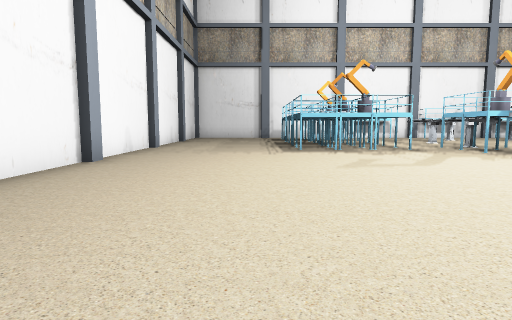
[1] (above)

24 first-person views from a walk through a level from a Godot 3-D game. The camera is 1.4 m above the floor, tilts 6° down and sees 75° across. The floor is counted in squares, 2 m on a side. Each view is taken from the middle of a square. On the plan, view 1 faces up. The plan holds only what a view shows up to about 10 squares ahead; the rest is blank. Some surface patterns are stand-ins.

[2]
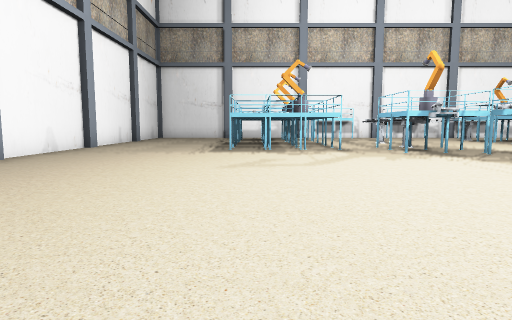

[3]
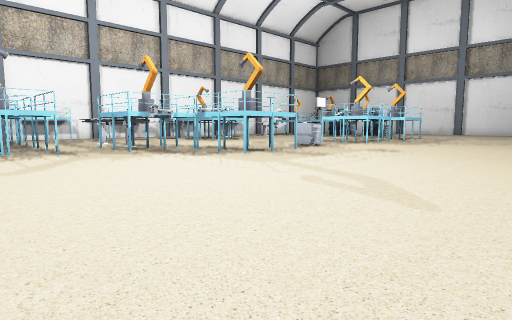

[4]
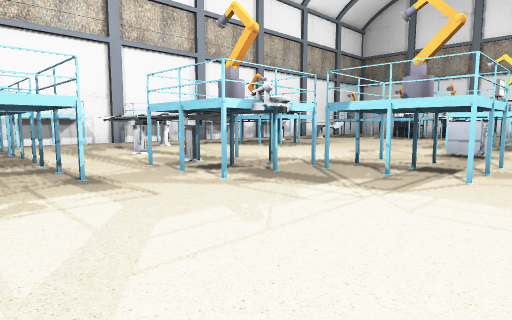

[5]
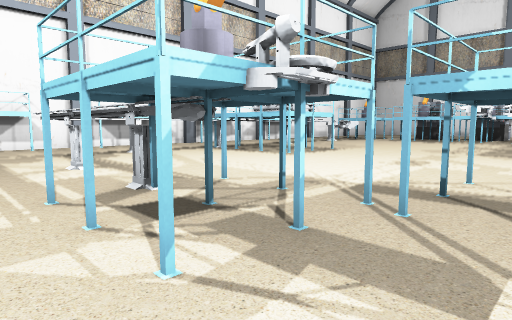

[6]
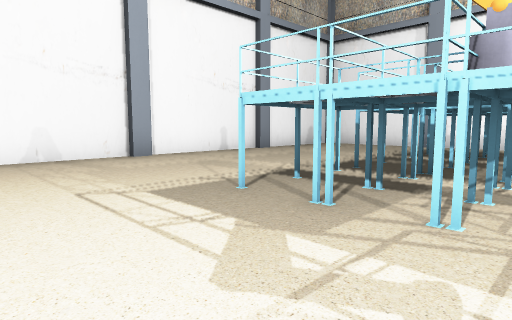

[7]
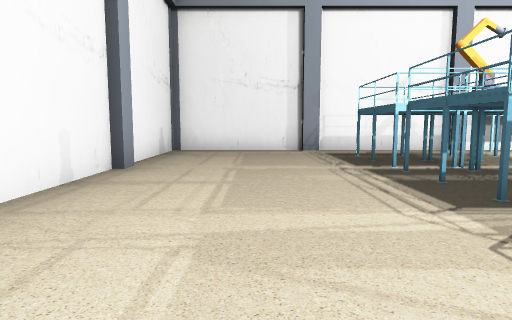

[8]
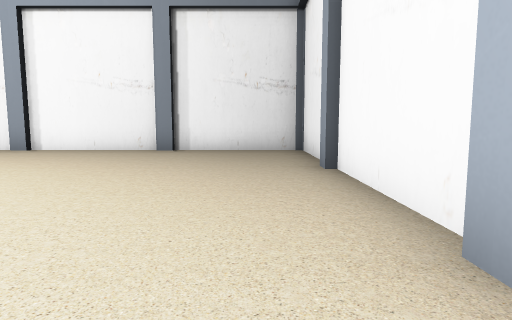

[9]
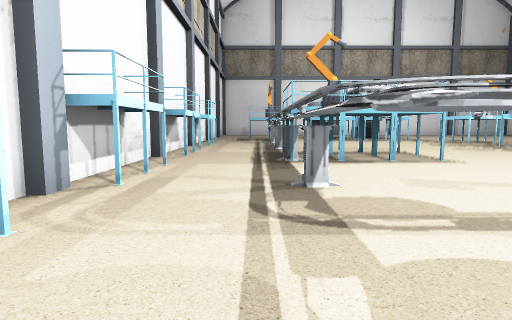

[10]
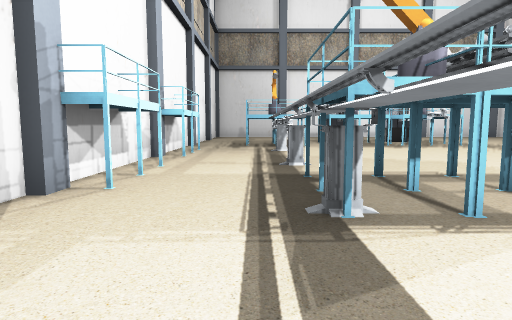

[11]
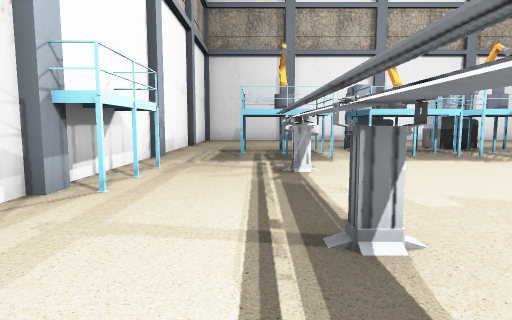

[12]
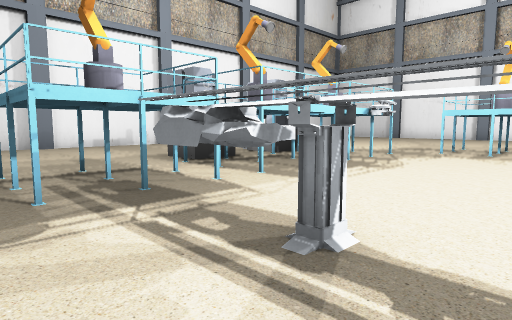

[13]
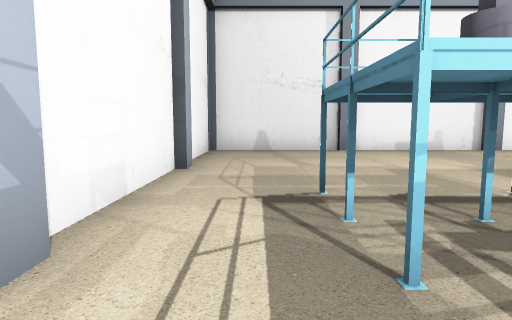

[14]
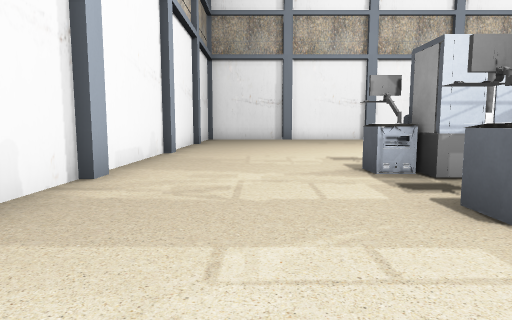

[15]
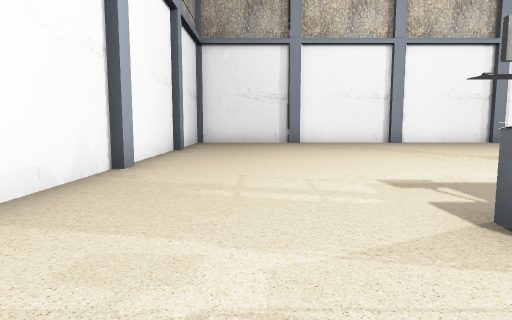

[16]
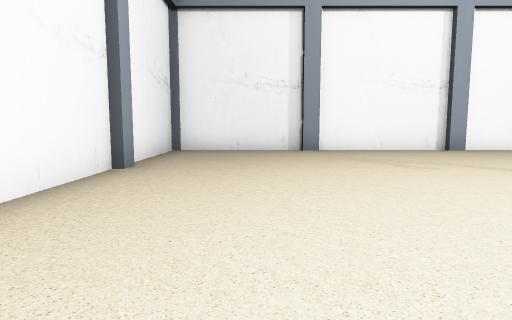

[17]
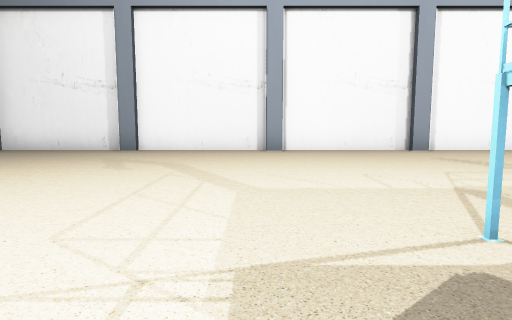

[18]
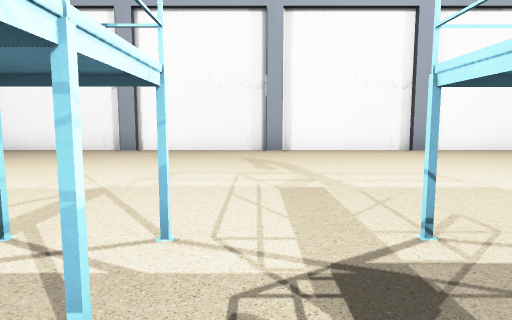

[19]
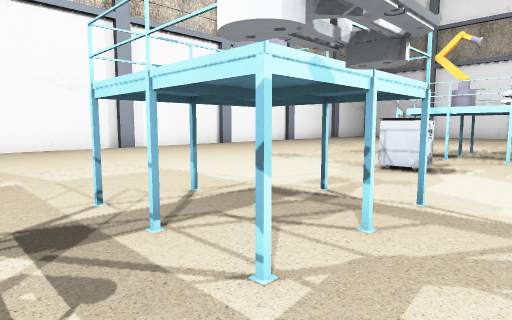

[20]
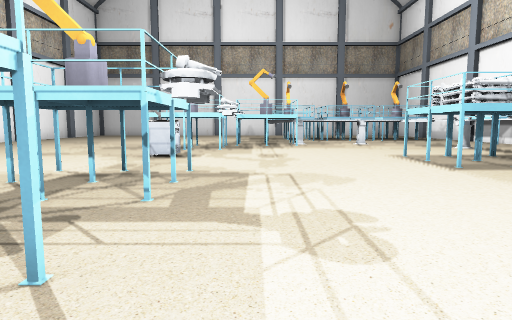

[21]
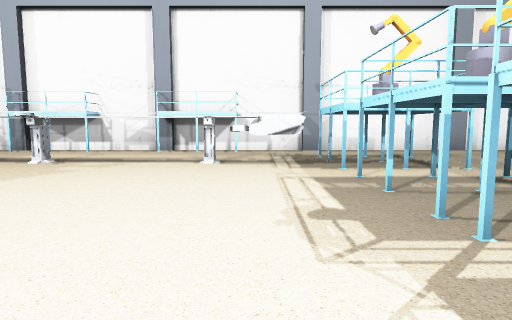

[22]
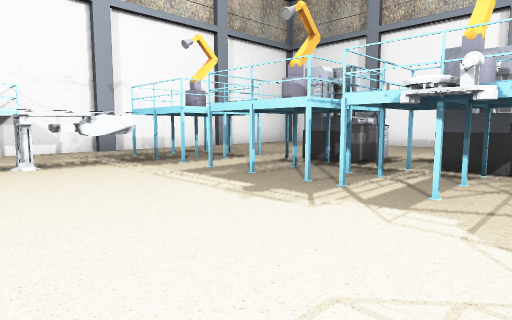

[23]
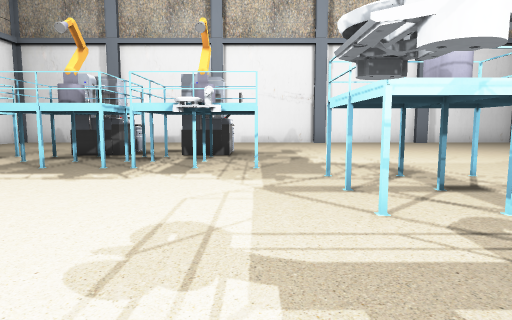

[24]
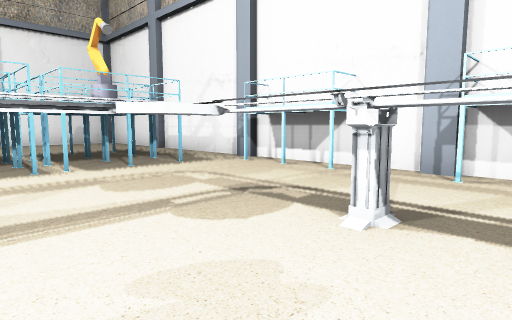

### Floor plan
Key: @ floor where view 1 was taken; # wall or solid block; x gap in a wall; . floor; ^ raised ledge; T thing the floor can be seen under or through.
Columns run from 4 left of view 1 to 29 right of it. Each row starts with its distance up from view 1.
 19 #########             ############
 18 #.......###############..........#
 17 #....####........................#
 16 #....####...............###......#
 15 #..........T T# TTTT  #x###......#
 14 #....####..T....TTT.....###......#
 13 #....####..T....TTT.....####.....#
 12 #....####..T....TTT........x^....#
 11 #....####..T............TTTT.....#
 10 #....####.TTT...........TTTT^....#
  9 #.........x.x...........TTT......#
  8 #.........#x###...###.TTT........#
  7 #...........###...###.TTT........#
  6 #...........###...###.TTT........#
  5 #................................#
  4 #................................#
  3 #................................#
  2 #................................#
  1 #................................#
  0 #...@......    ..................#
 -1 #.........    ...................#
 -2 ##########    ####################

Where each view was taken, in squares from view 1:
view 1: 0 up, 0 right, facing up
view 2: 0 up, 2 right, facing up
view 3: 0 up, 2 right, facing up-right
view 4: 5 up, 3 right, facing up-right
view 5: 7 up, 5 right, facing up-right
view 6: 7 up, 4 right, facing up-left
view 7: 9 up, 1 left, facing up
view 8: 8 up, 2 left, facing down
view 9: 16 up, 5 right, facing right
view 10: 16 up, 9 right, facing right
view 11: 16 up, 13 right, facing right
view 12: 17 up, 17 right, facing down-right
view 13: 17 up, 19 right, facing right
view 14: 15 up, 26 right, facing down
view 15: 12 up, 26 right, facing down
view 16: 8 up, 26 right, facing down
view 17: 8 up, 21 right, facing down
view 18: 8 up, 17 right, facing down
view 19: 9 up, 17 right, facing down-left
view 20: 9 up, 19 right, facing left
view 21: 9 up, 19 right, facing up
view 22: 9 up, 17 right, facing up-right
view 23: 9 up, 15 right, facing right
view 24: 13 up, 10 right, facing up-left
